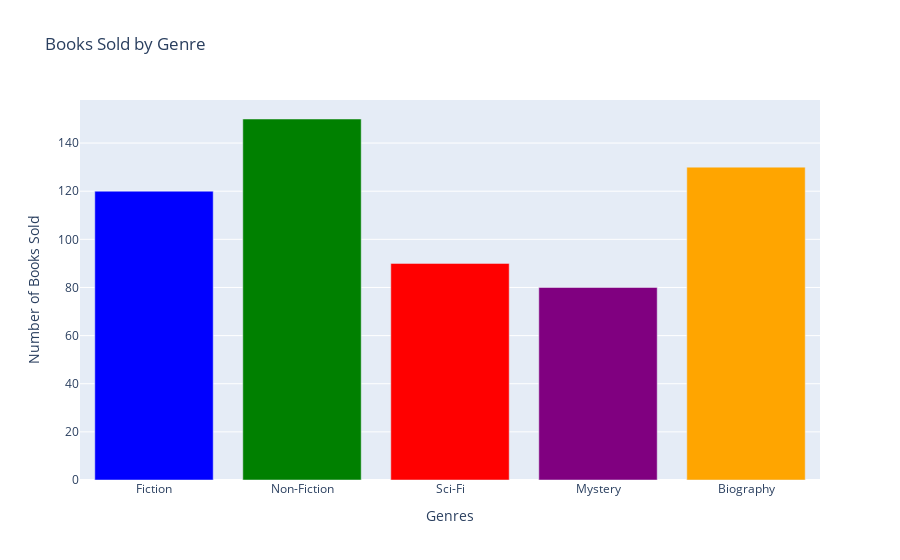

Notebook source saved alongside this figure:
### Code cell
genres = ['Fiction', 'Non-Fiction', 'Sci-Fi', 'Mystery', 'Biography']
books_sold = [120, 150, 90, 80, 130]


fig = go.Figure(go.Bar(
    x=genres,
    y=books_sold,
    marker_color=['blue', 'green', 'red', 'purple', 'orange']  # Customize bar colors
))

fig.update_layout(
    title='Books Sold by Genre',
    xaxis_title='Genres',
    yaxis_title='Number of Books Sold'
)

fig.show()

### Figure 1 — Plotly figure (JSON) as saved in the notebook; plotly's stock layout.template omitted (floating-point values rounded to 4 significant figures)
{"data": [{"marker": {"color": ["blue", "green", "red", "purple", "orange"]}, "type": "bar", "x": ["Fiction", "Non-Fiction", "Sci-Fi", "Mystery", "Biography"], "y": [120, 150, 90, 80, 130]}], "layout": {"title": {"text": "Books Sold by Genre"}, "xaxis": {"title": {"text": "Genres"}}, "yaxis": {"title": {"text": "Number of Books Sold"}}}}
